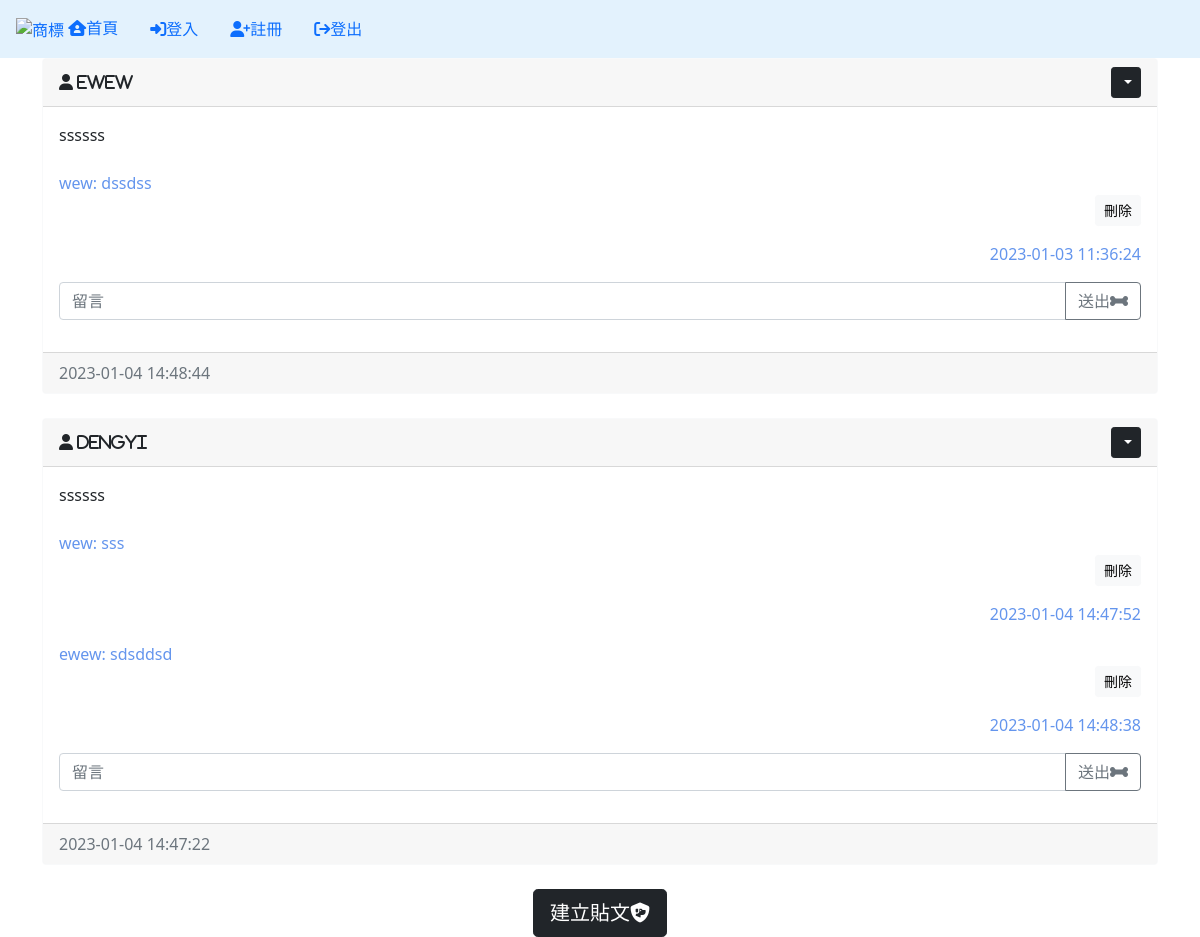
The app's page / (signed in) with its own data.
### app.py (models this page shows, shortened)
class Post(db.Model):
    id = db.Column(db.Integer, primary_key=True)
    text = db.Column(db.Text(1000), nullable=False)
    created = db.Column(db.DateTime(timezone=True), default=func.now())
    user_id = db.Column(db.Integer, db.ForeignKey('database.id', ondelete="CASCADE"), nullable=False)
    comment = db.relationship('Comment', backref='post', passive_deletes=True)

class Database(db.Model, UserMixin):
    id = db.Column(db.Integer, primary_key=True)
    email = db.Column(db.String(50), unique=True)
    password = db.Column(db.String(50))
    user = db.Column(db.String(50), unique=True)
    created = db.Column(db.DateTime(timezone=True), default=func.now())
    posts = db.relationship('Post', backref='database', passive_deletes=True)
    comment = db.relationship('Comment', backref='database', passive_deletes=True)

class Comment(db.Model):
    id = db.Column(db.Integer, primary_key=True)
    text = db.Column(db.Text(1000), nullable=False)
    created = db.Column(db.DateTime(timezone=True), default=func.now())
    user_id = db.Column(db.Integer, db.ForeignKey('database.id', ondelete="CASCADE"), nullable=False)
    post_id = db.Column(db.Integer, db.ForeignKey('post.id', ondelete="CASCADE"), nullable=False)

### app.py (the view)
@app.route('/')
@login_required
def index():
    posts = Post.query.order_by(Post.created.desc()).all()
    return render_template('index.html', posts=posts)

### app.py (called while the page is built)
@login_manager.user_loader
def load_user(id):
    return Database.query.get(int(id))

### templates/index.html (shortened to what this page needs)
{% extends "base.html" %}
{% block content %}
{% for post in posts %}
<div class="card border-light">
    <div class="card-header d-flex justify-content-between align-items-center">
        <i class="fa-solid fa-user"> {{ post.database.user }}</i>
        <div class="btn-group">
            <button type="button" class="btn btn-sm btn-dark dropdown-toggle" data-bs-toggle="dropdown" >
            </button>
        </div>
    </div>
    <div class="card-body">
        <div class="card-text">
            {{ post.text }}
        </div>
        <br/>
        {% for comment in post.comment %}
        <font color="#6495ed"> {{comment.database.user }}: {{ comment.text }}</font>
        <br/>
        <p align="right"><a href="/delete-comment/{{comment.id}}"><button type="button" class="btn btn-light btn-sm">刪除</button></a></p>
        <font color="#6495ed"><p align="right">{{ comment.created }}</p></font>
        {% endfor %}
        <form class="input-group mb-3" method="POST" action="/create-comment/{{post.id}}">
            <input type="text" class="form-control" placeholder="留言" name="text" required>
            <button class="btn btn-outline-secondary" type="submit" id="button-addon2">送出<i class="fa-solid fa-bone"></i></button>
        </form>
    </div>
    <div class="card-footer text-muted">
        {{ post.created }}
    </div>
</div>
    <br/>
{% endfor %}
    <div align="center">
        <a href="/posts"><button type="button" class="btn btn-dark btn-lg">建立貼文<i class="fa-solid fa-shield-dog"></i></button></a>
    </div>
</div>
{% endblock %}

### templates/base.html (shortened to what this page needs)
<!DOCTYPE html>
<html lang="en">
<head>
    <link href="https://cdn.jsdelivr.net/npm/bootstrap@5.1.3/dist/css/bootstrap.min.css" rel="stylesheet">
</head>
<body background="https://img.freepik.com/free-photo/aerial-view-sandy-beach-with-tourists-swimming-beautiful-clear-sea-water-sumilon-island-beach-landing-near-oslob-cebu-philippines-boost-up-color-processing_1253-980.jpg?w=2000&t=st=1672678840~exp=1672679440~hmac=666957a8a0ca51d653cfa57b1d303a43677de35dac5c0f52e2410f415efe5dd8">
    <nav class="navbar navbar-expand-lg navbar-light"style="background-color: #e3f2fd;" >
        <a class="nav-item nav-link" href="/"><img src = "https://m.media-amazon.com/images/I/711WUUOmx4L.jpg" width="50" height="70" alt="商標"/> <i class="fa-solid fa-house-user"></i>首頁</a>
        <a class="nav-item nav-link" href="/login"><i class="fa-solid fa-right-to-bracket"></i>登入</a>
        <a class="nav-item nav-link" href="/signup"><i class="fa-solid fa-user-plus"></i>註冊</a>
        <a class="nav-item nav-link" href="/logout"><i class="fa-solid fa-arrow-right-from-bracket"></i>登出</a>
    </nav>
    <div class="container">
        {% block content %}{% endblock %}
</body>
</html>

### records on screen
Post: database.user "ewew", text "ssssss", created "2023-01-04 14:48:44"
Comment: database.user "wew", text "dssdss", created "2023-01-03 11:36:24"
Post: database.user "dengyi", text "ssssss", created "2023-01-04 14:47:22"
Comment: database.user "wew", text "sss", created "2023-01-04 14:47:52"
Comment: database.user "ewew", text "sdsddsd", created "2023-01-04 14:48:38"
